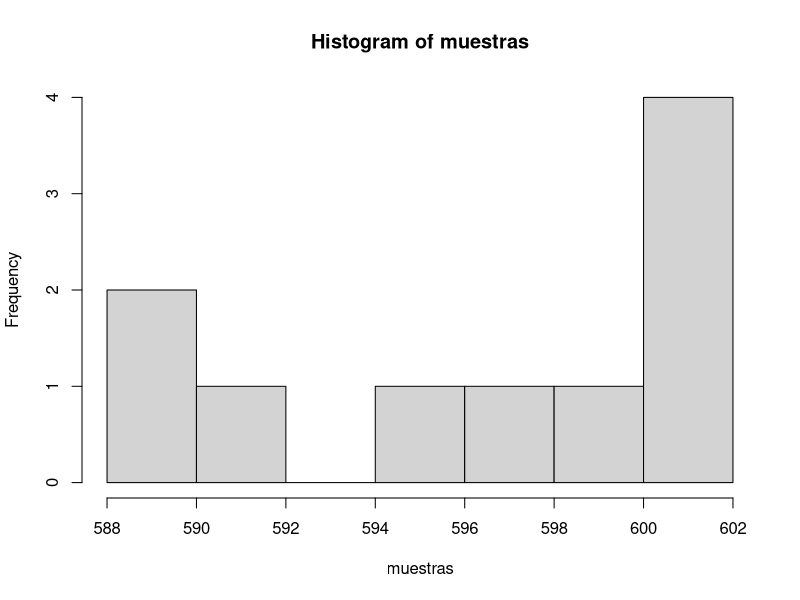

Generate this figure with R:
# Llenado de 600 ml

miu <- 600 #Hipotesis nula
nivelSignificancia <- 0.05 # Nivel de significancia del 5%

muestras <-c(602,601,597,591,596,601,602,600,589,590) # 10 muestras aleatorias

hist(muestras)

t.test(muestras, alternative = 'two.sided',
       conf.level = 1-nivelSignificancia, mu = miu)


# No existe evidencia suficiente para rechazar la Ho, es decir, que 
# las botellas estan siendo llenadas con 600 ml